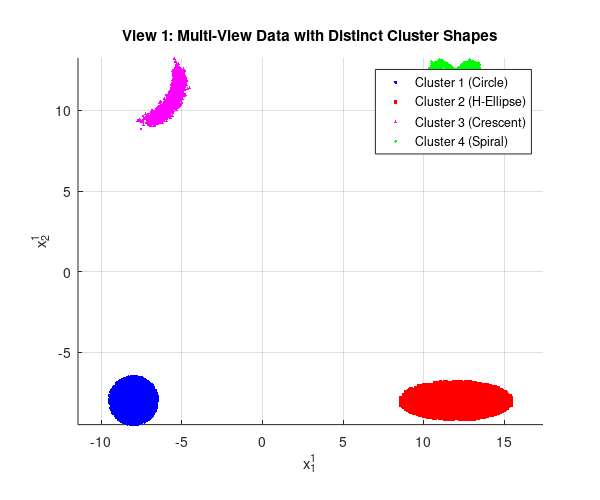
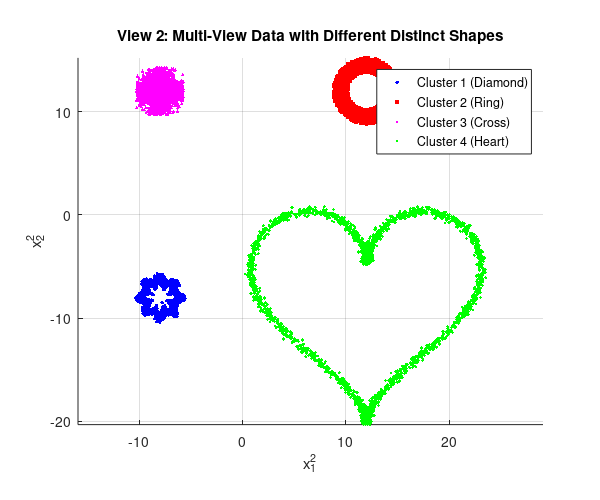

Source code (MATLAB) for these figures, in order:
%%   This code is provided (written and created) by Kristina P. Sinaga 
%%   Copyright (c) 2025 Kristina P. Sinaga 
%%   All rights reserved
%%   Contact :  krist.p.sinaga@gmail.com
%%   ------------------------------------------------------------------- %%
%%   Modified: Aug 13, 2025 - Enhanced to generate distinct cluster shapes
%%   Two-view, four-cluster multi-view data with different geometric shapes

clear all;close all;clc

%% Generate View 1 - Four clusters with distinct shapes (Expanded Format)
rng(45); 
points_per_cluster = 2500;  % 10000 total points / 4 clusters

% Cluster 1: Circular shape (Bottom-left quadrant)
center1 = [-8, -8];
theta1 = 2*pi*rand(points_per_cluster, 1);
r1 = 1.5 * sqrt(rand(points_per_cluster, 1));  % Increased radius
cluster1 = [center1(1) + r1.*cos(theta1), center1(2) + r1.*sin(theta1)];

% Cluster 2: Elongated horizontal ellipse (Bottom-right quadrant)
center2 = [12, -8];
theta2 = 2*pi*rand(points_per_cluster, 1);
r2 = sqrt(rand(points_per_cluster, 1));
a2 = 3.5; b2 = 1.2;  % Increased semi-axes for better visibility
cluster2 = [center2(1) + a2*r2.*cos(theta2), center2(2) + b2*r2.*sin(theta2)];

% Cluster 3: Crescent/banana shape (Top-left quadrant)
center3 = [-8, 12];
% Generate crescent by combining outer arc with selective inner exclusion
n_samples = points_per_cluster;
crescent_points = [];
attempts = 0;
max_attempts = 10;

while size(crescent_points, 1) < n_samples && attempts < max_attempts
    attempts = attempts + 1;
    % Generate points in a crescent-shaped region
    t3 = linspace(-pi/3, pi/3, n_samples * 2)' + 0.15*randn(n_samples * 2, 1);
    r3_outer = 2.8 + 0.2*randn(n_samples * 2, 1);
    
    % Outer arc points
    x3_temp = center3(1) + r3_outer .* cos(t3);
    y3_temp = center3(2) + r3_outer .* sin(t3);
    
    % Inner circle to exclude (offset to create crescent)
    x3_offset = center3(1) + 1.0;
    y3_offset = center3(2);
    inner_radius = 1.4;
    
    % Keep points outside inner circle
    dist_to_inner = sqrt((x3_temp - x3_offset).^2 + (y3_temp - y3_offset).^2);
    valid_mask = dist_to_inner > inner_radius;
    
    % Collect valid crescent points
    valid_points = [x3_temp(valid_mask), y3_temp(valid_mask)];
    crescent_points = [crescent_points; valid_points];
end

% Ensure exactly points_per_cluster samples
if size(crescent_points, 1) >= n_samples
    cluster3 = crescent_points(1:n_samples, :);
else
    % If still not enough, pad with additional arc points
    remaining = n_samples - size(crescent_points, 1);
    t3_extra = linspace(-pi/4, pi/4, remaining)' + 0.1*randn(remaining, 1);
    r3_extra = 2.5 + 0.3*randn(remaining, 1);
    extra_points = [center3(1) + r3_extra.*cos(t3_extra), center3(2) + r3_extra.*sin(t3_extra)];
    cluster3 = [crescent_points; extra_points];
end

% Cluster 4: S-curve/spiral shape (Top-right quadrant)
center4 = [12, 12];
t4 = linspace(0, 2*pi, points_per_cluster)' + 0.08*randn(points_per_cluster, 1);
r4 = 0.8 + 0.6*sin(3*t4) + 0.15*randn(points_per_cluster, 1);  % Increased spiral amplitude
cluster4 = [center4(1) + r4.*cos(t4), center4(2) + r4.*sin(t4)];

% Combine all clusters for View 1
points{1} = [cluster1; cluster2; cluster3; cluster4];
label = [ones(size(cluster1,1),1); 2*ones(size(cluster2,1),1); 
         3*ones(size(cluster3,1),1); 4*ones(size(cluster4,1),1)];



%% Generate View 2 - Four clusters with different distinct shapes (Expanded Format)

% Cluster 1: Diamond/rhombus shape (Bottom-left quadrant)
center1_v2 = [-8, -8];
t1_v2 = 2*pi*rand(points_per_cluster, 1);
r1_v2 = 1.2 + 0.7*abs(cos(4*t1_v2)) + 0.2*randn(points_per_cluster, 1);  % Increased diamond size
cluster1_v2 = [center1_v2(1) + r1_v2.*cos(t1_v2), center1_v2(2) + r1_v2.*sin(t1_v2)];

% Cluster 2: Ring/donut shape (Top-right quadrant)
center2_v2 = [12, 12];
theta2_v2 = 2*pi*rand(points_per_cluster, 1);
r2_inner = 1.8; r2_outer = 3.2;  % Increased ring dimensions
r2_v2 = r2_inner + (r2_outer - r2_inner)*rand(points_per_cluster, 1);
cluster2_v2 = [center2_v2(1) + r2_v2.*cos(theta2_v2), center2_v2(2) + r2_v2.*sin(theta2_v2)];

% Cluster 3: Cross/plus shape (Top-left quadrant)
center3_v2 = [-8, 12];
% Horizontal bar (expanded)
x3_h = center3_v2(1) + 4.5*(rand(points_per_cluster/2, 1) - 0.5);  % Increased width
y3_h = center3_v2(2) + 0.6*randn(points_per_cluster/2, 1);  % Increased thickness
% Vertical bar (expanded)
x3_v = center3_v2(1) + 0.6*randn(points_per_cluster/2, 1);  % Increased thickness
y3_v = center3_v2(2) + 4.5*(rand(points_per_cluster/2, 1) - 0.5);  % Increased height
cluster3_v2 = [x3_h, y3_h; x3_v, y3_v];

% Cluster 4: Heart shape (Bottom-right quadrant)
center4_v2 = [12, -8];
t4_v2 = linspace(0, 2*pi, points_per_cluster)' + 0.15*randn(points_per_cluster, 1);
% Parametric heart equation (scaled up)
scale = 0.7;  % Increased scale factor
x4_heart = center4_v2(1) + scale * (16*sin(t4_v2).^3);
y4_heart = center4_v2(2) + scale * (13*cos(t4_v2) - 5*cos(2*t4_v2) - 2*cos(3*t4_v2) - cos(4*t4_v2));
cluster4_v2 = [x4_heart + 0.2*randn(points_per_cluster, 1), y4_heart + 0.2*randn(points_per_cluster, 1)];  % Increased noise

% Combine all clusters for View 2
points{2} = [cluster1_v2; cluster2_v2; cluster3_v2; cluster4_v2];

%% Sample Count Verification
fprintf('=== SAMPLE COUNT VERIFICATION ===\n');
fprintf('Expected points per cluster: %d\n', points_per_cluster);
fprintf('Expected total points per view: %d\n\n', 4*points_per_cluster);

% View 1 Analysis
fprintf('VIEW 1 ANALYSIS:\n');
fprintf('Cluster 1 samples: %d\n', size(cluster1,1));
fprintf('Cluster 2 samples: %d\n', size(cluster2,1));
fprintf('Cluster 3 samples: %d\n', size(cluster3,1));
fprintf('Cluster 4 samples: %d\n', size(cluster4,1));
fprintf('Total View 1 samples: %d\n\n', size(points{1},1));

% View 2 Analysis
fprintf('VIEW 2 ANALYSIS:\n');
fprintf('Cluster 1 samples: %d\n', size(cluster1_v2,1));
fprintf('Cluster 2 samples: %d\n', size(cluster2_v2,1));
fprintf('Cluster 3 samples: %d\n', size(cluster3_v2,1));
fprintf('Cluster 4 samples: %d\n', size(cluster4_v2,1));
fprintf('Total View 2 samples: %d\n\n', size(points{2},1));

% Check for discrepancies
view1_total = size(points{1},1);
view2_total = size(points{2},1);
if view1_total == view2_total && view1_total == 4*points_per_cluster
    fprintf('✓ SUCCESS: Both views have equal sample counts (%d)\n', view1_total);
else
    fprintf('✗ ERROR: Sample count mismatch! View 1: %d, View 2: %d, Expected: %d\n', view1_total, view2_total, 4*points_per_cluster);
end

% Label Analysis
fprintf('\nLABEL ANALYSIS:\n');
for i = 1:4
    cluster_count = sum(label == i);
    fprintf('Cluster %d label count: %d\n', i, cluster_count);
end
fprintf('Total labels: %d\n', length(label));
fprintf('========================================\n\n');

clear cluster1 cluster2 cluster3 cluster4 cluster1_v2 cluster2_v2 cluster3_v2 cluster4_v2
clear center1 center2 center3 center4 center1_v2 center2_v2 center3_v2 center4_v2
clear theta1 theta2 t3 t4 theta2_v2 t1_v2 t4_v2 r1 r2 r3_outer r4 r1_v2 r2_v2
clear a2 b2 x3_h y3_h x3_v y3_v x4_heart y4_heart r2_inner r2_outer scale points_per_cluster 
clear n_samples crescent_points attempts max_attempts x3_temp y3_temp x3_offset y3_offset
clear inner_radius dist_to_inner valid_mask valid_points remaining t3_extra r3_extra extra_points 

clear label_ori mix mu obj points_n points_ori sigma temp_points
save data_distinct_shapes_expanded.mat


c=figure;

% Defaults for this blog post
width = 6;     % Width in inches (increased for expanded data)
height = 5;    % Height in inches (increased for expanded data)
alw = 0.75;    % AxesLineWidth
fsz = 11;      % Fontsize
lw = 1.5;      % LineWidth
msz = 6;       % MarkerSize (reduced for better visibility with more data points)

% Set Tick Marks for expanded range
set(gca,'XTick',-12:4:16);
set(gca,'YTick',-12:4:16);

% Here we preserve the size of the image when we save it.
set(gcf,'InvertHardcopy','on');
set(gcf,'PaperUnits', 'inches');
papersize = get(gcf, 'PaperSize');
left = (papersize(1)- width)/2;
bottom = (papersize(2)- height)/2;
myfiguresize = [left, bottom, width, height];
set(gcf,'PaperPosition', myfiguresize);

set(0,'defaultLineLineWidth',lw);   % set the default line width to lw
set(0,'defaultLineMarkerSize',msz); % set the default line marker size to msz
set(0,'defaultLineLineWidth',lw);   % set the default line width to lw
set(0,'defaultLineMarkerSize',msz); % set the default line marker size to msz


% Extract clusters for visualization
a=find(label==1); a1=points{1}(a,:);
b=find(label==2); b1=points{1}(b,:);
c=find(label==3); c1=points{1}(c,:);
d=find(label==4); d1=points{1}(d,:);

% Plot with different markers to highlight distinct shapes
scatter(a1(:,1),a1(:,2),6,'b','o','filled');  % Cluster 1: Blue circles
hold on
scatter(b1(:,1),b1(:,2),6,'r','s','filled');  % Cluster 2: Red squares  
scatter(c1(:,1),c1(:,2),6,'m','^','filled');  % Cluster 3: Magenta triangles
scatter(d1(:,1),d1(:,2),6,'g','d','filled');  % Cluster 4: Green diamonds
hold off

% Add legend and title
legend('Cluster 1 (Circle)', 'Cluster 2 (H-Ellipse)', 'Cluster 3 (Crescent)', 'Cluster 4 (Spiral)', 'Location', 'best');
title('View 1: Multi-View Data with Distinct Cluster Shapes');
xlabel('x_{1}^{1}');
ylabel('x_{2}^{1}');
grid on
axis equal  % Maintain aspect ratio for shape clarity


c=figure;

% Defaults for this blog post
width = 6;     % Width in inches (increased for expanded data)
height = 5;    % Height in inches (increased for expanded data)
alw = 0.75;    % AxesLineWidth
fsz = 11;      % Fontsize
lw = 1.5;      % LineWidth
msz = 6;       % MarkerSize (reduced for better visibility)

% Set Tick Marks for expanded range
set(gca,'XTick',-12:4:16);
set(gca,'YTick',-12:4:16);

% Here we preserve the size of the image when we save it.
set(gcf,'InvertHardcopy','on');
set(gcf,'PaperUnits', 'inches');
papersize = get(gcf, 'PaperSize');
left = (papersize(1)- width)/2;
bottom = (papersize(2)- height)/2;
myfiguresize = [left, bottom, width, height];
set(gcf,'PaperPosition', myfiguresize);

set(0,'defaultLineLineWidth',lw);   % set the default line width to lw
set(0,'defaultLineMarkerSize',msz); % set the default line marker size to msz
set(0,'defaultLineLineWidth',lw);   % set the default line width to lw
set(0,'defaultLineMarkerSize',msz); % set the default line marker size to msz


% Here we preserve the size of the image when we save it.
set(gcf,'InvertHardcopy','on');
set(gcf,'PaperUnits', 'inches');
papersize = get(gcf, 'PaperSize');
left = (papersize(1)- width)/2;
bottom = (papersize(2)- height)/2;
myfiguresize = [left, bottom, width, height];
set(gcf,'PaperPosition', myfiguresize);

set(0,'defaultLineLineWidth',lw);   % set the default line width to lw
set(0,'defaultLineMarkerSize',msz); % set the default line marker size to msz
set(0,'defaultLineLineWidth',lw);   % set the default line width to lw
set(0,'defaultLineMarkerSize',msz); % set the default line marker size to msz


% Extract clusters for View 2 visualization
a=find(label==1); a2=points{2}(a,:);
b=find(label==2); b2=points{2}(b,:);
c=find(label==3); c2=points{2}(c,:);
d=find(label==4); d2=points{2}(d,:);

% Plot with different markers and colors for View 2
scatter(a2(:,1),a2(:,2),6,'b','o','filled');    % Cluster 1: Blue circles
hold on
scatter(b2(:,1),b2(:,2),6,'r','s','filled');    % Cluster 2: Red squares
scatter(c2(:,1),c2(:,2),6,'m','^','filled');    % Cluster 3: Magenta triangles  
scatter(d2(:,1),d2(:,2),6,'g','d','filled');    % Cluster 4: Green diamonds
hold off

% Add legend and title
legend('Cluster 1 (Diamond)', 'Cluster 2 (Ring)', 'Cluster 3 (Cross)', 'Cluster 4 (Heart)', 'Location', 'best');
title('View 2: Multi-View Data with Different Distinct Shapes');
xlabel('x_{1}^{2}');
ylabel('x_{2}^{2}');
grid on
axis equal  % Maintain aspect ratio for shape clarity

%% Partition
load data_distinct_shapes_expanded.mat
P1_view1= points{1}([1:8500],:);
P1_view2= points{2}([1:8500],:);
P1_label= label([1:8500]);
P2_view1= points{1}([8501:10000],:);
P2_view2= points{2}([8501:10000],:);
P2_label= label([8501:10000]);

% %% Another Partitions
% 
% load data_distinct_shapes_expanded.mat
% n=size(points{1},1);
% c=max(label);
% s = length(points);
% points = {points{1} points{2}};
% nclients = 2;
% rng(2);
% partition_num1 = random_partition(n,nclients);
% c_lients = c*ones(1,nclients);
% % Data on clients
% for i = 1:nclients
%     for h = 1:s
%         rng(2);
%         partition_num{h} = random_partition(n,nclients);
%     end
% end
% 
% dataview_set = cell(1, nclients);
% labelview_set = cell(1,nclients);
% for h = 1:s
%     stat_new{h} = 1;
%     for i = 1:nclients
%         temp_new{h} = points{h}(fix(stat_new{h}:stat_new{h}+partition_num{h}(i)-1),:);
%         stat_new{h} = stat_new{h} + partition_num{h}(i);
%         dataview_set{i}{h} = temp_new{h};
%     end
% end 
% 
% stat = 1;
% labelset = cell(1,nclients);
% for i = 1:nclients
%     temp_label = label(fix(stat:stat+partition_num1(i)-1),:);
%     stat = stat + partition_num1(i);
%     labelset{i} = temp_label;
% end
% P = length(dataview_set); % The number of clients
% 
% % The number of instances of MV data stored on clients devices
% for p = 1:P
%     for h = 1:s
%         n_clients(p) = size(dataview_set{p}{h}, 1);
%     end
% end
% 
% 
% % The ground truth of clusters stored on individual clients devices
% for p = 1:P
%     nClust_clients(p) = length(unique(labelset{p}))
% end
% 
% 
% c=figure;
% 
% % Defaults for this blog post
% width = 4;     % Width in inches
% height = 3;    % Height in inches
% alw = 0.75;    % AxesLineWidth
% fsz = 11;      % Fontsize
% lw = 1.5;      % LineWidth
% msz = 8;       % MarkerSize
% 
% % Set Tick Marks
% set(gca,'XTick',-3:3);
% set(gca,'YTick',0:10);
% 
% % Here we preserve the size of the image when we save it.
% set(gcf,'InvertHardcopy','on');
% set(gcf,'PaperUnits', 'inches');
% papersize = get(gcf, 'PaperSize');
% left = (papersize(1)- width)/2;
% bottom = (papersize(2)- height)/2;
% myfiguresize = [left, bottom, width, height];
% set(gcf,'PaperPosition', myfiguresize);
% 
% set(0,'defaultLineLineWidth',lw);   % set the default line width to lw
% set(0,'defaultLineMarkerSize',msz); % set the default line marker size to msz
% set(0,'defaultLineLineWidth',lw);   % set the default line width to lw
% set(0,'defaultLineMarkerSize',msz); % set the default line marker size to msz
% 
% 
% a=find(P1_label==1); a1=P1_view1(a,:);
% b=find(P1_label==2); b1=P1_view1(b,:);
% c=find(P1_label==3); c1=P1_view1(c,:);
% 
% 
% scatter(a1(:,1),a1(:,2),5,'bo');
% hold on
% scatter(b1(:,1),b1(:,2),5,'ro');
% scatter(c1(:,1),c1(:,2),5,'mo');
% hold off
% 
% 
% xlabel('x_{[1]1}^{1}');
% ylabel('x_{[1]2}^{1}');
% grid on
% 
% 
% c=figure;
% 
% % Defaults for this blog post
% width = 4;     % Width in inches
% height = 3;    % Height in inches
% alw = 0.75;    % AxesLineWidth
% fsz = 11;      % Fontsize
% lw = 1.5;      % LineWidth
% msz = 8;       % MarkerSize
% 
% % Set Tick Marks
% set(gca,'XTick',-3:3);
% set(gca,'YTick',0:10);
% 
% % Here we preserve the size of the image when we save it.
% set(gcf,'InvertHardcopy','on');
% set(gcf,'PaperUnits', 'inches');
% papersize = get(gcf, 'PaperSize');
% left = (papersize(1)- width)/2;
% bottom = (papersize(2)- height)/2;
% myfiguresize = [left, bottom, width, height];
% set(gcf,'PaperPosition', myfiguresize);
% 
% set(0,'defaultLineLineWidth',lw);   % set the default line width to lw
% set(0,'defaultLineMarkerSize',msz); % set the default line marker size to msz
% set(0,'defaultLineLineWidth',lw);   % set the default line width to lw
% set(0,'defaultLineMarkerSize',msz); % set the default line marker size to msz
% 
% 
% a=find(P1_label==1); a1=P1_view2(a,:);
% b=find(P1_label==2); b1=P1_view2(b,:);
% c=find(P1_label==3); c1=P1_view2(c,:);
% 
% scatter(a1(:,1),a1(:,2),5,'bo');
% hold on
% scatter(b1(:,1),b1(:,2),5,'ro');
% scatter(c1(:,1),c1(:,2),5,'mo');
% hold off
% 
% 
% xlabel('x_{[1]1}^{2}');
% ylabel('x_{[1]2}^{2}');
% grid on
% 
% 
% c=figure;
% 
% % Defaults for this blog post
% width = 4;     % Width in inches
% height = 3;    % Height in inches
% alw = 0.75;    % AxesLineWidth
% fsz = 11;      % Fontsize
% lw = 1.5;      % LineWidth
% msz = 8;       % MarkerSize
% 
% % Set Tick Marks
% set(gca,'XTick',-3:3);
% set(gca,'YTick',0:10);
% 
% % Here we preserve the size of the image when we save it.
% set(gcf,'InvertHardcopy','on');
% set(gcf,'PaperUnits', 'inches');
% papersize = get(gcf, 'PaperSize');
% left = (papersize(1)- width)/2;
% bottom = (papersize(2)- height)/2;
% myfiguresize = [left, bottom, width, height];
% set(gcf,'PaperPosition', myfiguresize);
% 
% set(0,'defaultLineLineWidth',lw);   % set the default line width to lw
% set(0,'defaultLineMarkerSize',msz); % set the default line marker size to msz
% set(0,'defaultLineLineWidth',lw);   % set the default line width to lw
% set(0,'defaultLineMarkerSize',msz); % set the default line marker size to msz
% 
% 
% a=find(P2_label==3); a1=P2_view1(a,:);
% b=find(P2_label==4); b1=P2_view1(b,:);
% 
% 
% scatter(a1(:,1),a1(:,2),5,'mo');
% hold on
% scatter(b1(:,1),b1(:,2),5,'go');
% 
% hold off
% 
% 
% xlabel('x_{[2]1}^{1}');
% ylabel('x_{[2]2}^{1}');
% grid on
% 
% 
% c=figure;
% 
% % Defaults for this blog post
% width = 4;     % Width in inches
% height = 3;    % Height in inches
% alw = 0.75;    % AxesLineWidth
% fsz = 11;      % Fontsize
% lw = 1.5;      % LineWidth
% msz = 8;       % MarkerSize
% 
% % Set Tick Marks
% set(gca,'XTick',-3:3);
% set(gca,'YTick',0:10);
% 
% % Here we preserve the size of the image when we save it.
% set(gcf,'InvertHardcopy','on');
% set(gcf,'PaperUnits', 'inches');
% papersize = get(gcf, 'PaperSize');
% left = (papersize(1)- width)/2;
% bottom = (papersize(2)- height)/2;
% myfiguresize = [left, bottom, width, height];
% set(gcf,'PaperPosition', myfiguresize);
% 
% set(0,'defaultLineLineWidth',lw);   % set the default line width to lw
% set(0,'defaultLineMarkerSize',msz); % set the default line marker size to msz
% set(0,'defaultLineLineWidth',lw);   % set the default line width to lw
% set(0,'defaultLineMarkerSize',msz); % set the default line marker size to msz
% 
% 
% a=find(P2_label==3); a1=P2_view2(a,:);
% b=find(P2_label==4); b1=P2_view2(b,:);
% 
% scatter(a1(:,1),a1(:,2),5,'m','*');
% hold on
% scatter(b1(:,1),b1(:,2),5,'g','mdiamond');
% hold off
% 
% 
% xlabel('x_{[2]1}^{2}');
% ylabel('x_{[2]2}^{2}');
% grid on
% 
% x = 0:1:10;
% y = sin(x);
% 
% plot(x,y,'-r')
% hold on
% for ii = 1:length(x)
%     text(x(ii),y(ii),num2str(ii),'Color','r')
% end